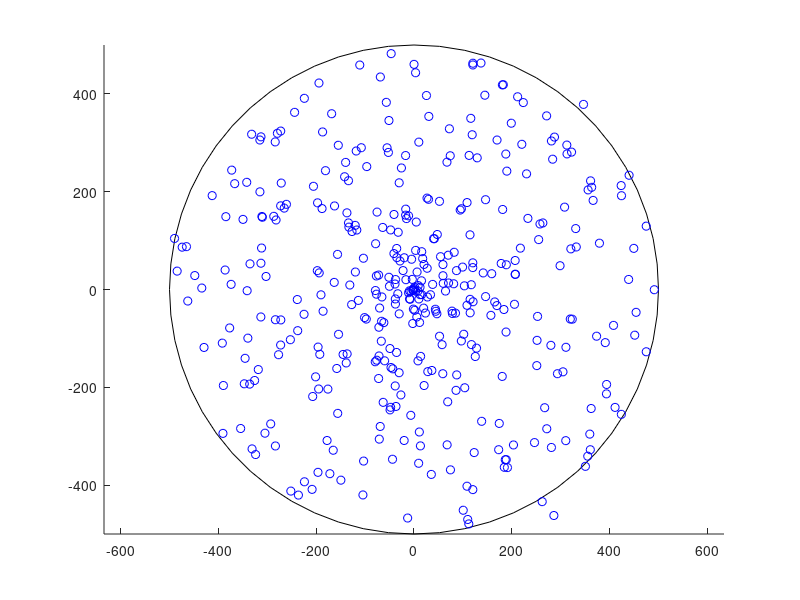

The MATLAB script that drew this image: (Note: this script raises an error after producing the figure.)
function energy_consumption_comparison
%
%
% Record of revisions:
%   Data               Programmer            Description of language
%  ======            =============          =========================
% 18/09/2017          Xiang Yin                    Original
% 

% alpha = 0.5 : 0.5 : 4;
% belta = 0.01 : 0.01 : 0.06;
mu = 0.1 : 0.1 : 0.9;

num_app = 300;          % number of application
num_task = 15;          % number of tasks in an application

%%%%%%%%%%%%%%%%%%%% parameters for WSN %%%%%%%%%%%%%%%%%%%%%%%%%%%%

% Field Dimensions - we account for a circular area 
radius = 500;             % the radius of the circular area

% number of resource type in the system
resource_type = 6;

% Coordinates of Sink node which is placed on origin
sink_x = 0;
sink_y = 0;

% Number of nodes
num_node = 400;
num_node_in_cluster = 20;

% Number of cluster
num_cluster = num_node / num_node_in_cluster;  % each cluster contains 10 sensor nodes on average

% Initialize coordinate of each sensor node, here, the sensor nodes are
% uniformly distributed in the area
node_cluster = zeros(1, num_node);
for i = 1 : num_node
    rand_radius = radius * rand;
    temp = mod(i, num_cluster);
    if temp == 0
        temp = num_cluster;
    end
    node_position_x(i) = rand_radius * cos((temp - 1) * (2 * pi / num_cluster) + (2 * pi / num_cluster) * rand);
    node_position_y(i) = rand_radius * sin((temp - 1) * (2 * pi / num_cluster) + (2 * pi / num_cluster) * rand);
    node_cluster(i) = temp;         % the cluster node i is located
end
figure(1);
rectangle('Position',[-radius,-radius,2 * radius,2 * radius],'Curvature',[1,1]),axis equal;
hold on;
plot(node_position_x, node_position_y, 'bo');

%%%%%%%%%%%% parameters for sensor nodes %%%%%%%%%%%%%%%
node_resource = zeros(1, num_node);
node_resource = randi([1, resource_type], 1, num_node);   % assign each node a specific resource type

%%%%%%%%%%%% parameters for sensor energy %%%%%%%%%%%%%%%

E_elec = 50 * 0.000000001;     % electroincs energy, which is the same for transimtter and receiver
Efs = 10 * 0.000000000001;      % amplifier energy for free space channel
% E_elec = 50 * 0.0000001;     % electroincs energy, which is the same for transimtter and receiver
% Efs = 10 * 0.0000000001;      % amplifier energy for free space channel
L = randi([40000, 60000]);       % bits of information for completing a sub-task

%%%%%%%%%%%%%%%%%%%%%%%%% END OF PARAMETERS %%%%%%%%%%%%%%%%%%%%%%%%

% in each cluster, randomly designate a node as the cluster head
cluster_head = zeros(1, num_cluster);
for i = 1 : num_cluster
    cluster_head(i) = i;
end
% compute the distance between each pair of cluster head and the sink node
dist_sink_head = zeros(1, num_cluster);
for i = 1 : num_cluster
    dist_sink_head(i) = sqrt((node_position_x(cluster_head(i))) ^ 2 + (node_position_y(cluster_head(i))) ^ 2);
end

% compute the distance between each node and the cluster head
dist_head_node = zeros(num_cluster, num_node_in_cluster);
for i = 1 : num_node
    cluster_index = node_cluster(i);
    index = fix(i / num_cluster) + 1;      % when i=num_cluster, a singular value appears, it is handled below
    dist_head_node(cluster_index, index) = sqrt((node_position_x(cluster_index) - node_position_x(i)) ^ 2 + (node_position_y(cluster_index) - node_position_y(i)) ^ 2);
end
% adjust the matrix of cluster head node distance
for i = 1 : num_node_in_cluster
    dist_head_node(num_cluster, i) = dist_head_node(num_cluster, i + 1);
end
dist_head_node(:, num_node_in_cluster + 1) = [];

% count the resources of each cluster
cluster_resource = zeros(num_cluster, resource_type);
for i = 1 : num_node
    temp = node_resource(i);
    cluster_resource(node_cluster(i), temp) = 1;
end

task_resource = cell(1, num_app);
task_cluster = cell(1, num_app);
for n = 1 : num_app

    task_resource_temp = zeros(num_task, resource_type);
    for i = 1 : num_task
        task_resource_type = randi([2, resource_type]);  % for a task, it demands a specific number of resources which is in the range [2, application_resource_type]
        temp = randperm(resource_type);
        task_resource_temp(i, temp(1 : task_resource_type)) = 1;
    end
    task_resource{1, n} = task_resource_temp;
    
    task_cluster_temp = zeros(num_task, num_cluster);
    for i = 1 : num_task
        for j = 1 : num_cluster
            if all(cluster_resource(j, :) >= task_resource_temp(i, :))  %the resources of the cluster cover the required resources of the task
                task_cluster_temp(i, j) = 1;
            end
        end
    end
    task_cluster{1, n} = task_cluster_temp;
end

WSN_E_consum_all = zeros(1, length(mu));
std_residual_E = zeros(1, length(mu));

% for k = 1 : length(alpha)
%     for m = 1 : length(belta)
%         %times = 0.5 * ones(1, num_node);    % initialize the times a node has been used
%         WSN_E_consum_app = zeros(1, num_app);
%         ini_E = 2 * ones(1, num_node);             % initial energy of each node
%         for n = 1 : num_app
%             % allocate tasks to clusters using Dynamic Programming
%             [WSN_E_consum, E_consume_allocated_node_result, allocated_task_cluster, task_allocated_node_result] = task_allocation_to_cluster(mu, num_node, num_task, num_cluster, task_cluster{1, n}, node_cluster, L, E_elec, Efs, node_resource, task_resource{1, n}, dist_head_node, ini_E, alpha(k), belta(m))
%             for i = 1 : length(task_allocated_node_result)
%                 %times(task_allocated_node_result(i)) = times(task_allocated_node_result(i)) + 1;     % update the times a node has been used
%                 ini_E(task_allocated_node_result(i)) = ini_E(task_allocated_node_result(i)) - E_consume_allocated_node_result(i);    % update the residual of each node
%             end
%             
%             E_consum_head_sink = zeros(1, num_task);
%             for i = 1 : num_task
%                 L_task = length(find(task_resource{1, n}(i, :) ~= 0));      % the number of required resources of task i
%                 E_consum_head_sink(i) = (L_task * E_elec + L_task * Efs * dist_sink_head(allocated_task_cluster(i))^2);   % energy consumption for sending data from cluster head of task i to sink node
%             end
%             
%             WSN_E_consum_app(n) = WSN_E_consum + sum(E_consum_head_sink);             % record the overall energy consumption in each application
%         end
%         WSN_E_consum_belta(k, m) = sum(WSN_E_consum_app);
%         
%         ini_E(1 : num_cluster) = [];         % remove the residual energy of cluster head when computing the std of residual energy
%         std_residual_E_belta(k, m) = std(ini_E);     % calculate the standard deviation of the residual energy of nodes
%     end
% end

% allocated_task_cluster_matrix = cell(1, length(mu));
% task_allocated_node_result_matrix = cell(1, length(mu));
for k = 1 : length(mu)
    WSN_E_consum_app = zeros(1, num_app);
    ini_E = 12 * ones(1, num_node);             % initial energy of each node
    for n = 1 : num_app
        % allocate tasks to clusters using Dynamic Programming
        [WSN_E_consum, E_consume_allocated_node_result, allocated_task_cluster, task_allocated_node_result] = task_allocation_to_cluster(mu(k), num_node, num_task, num_cluster, task_cluster{1, n}, node_cluster, L, E_elec, Efs, node_resource, task_resource{1, n}, dist_head_node, ini_E)
%         allocated_task_cluster_matrix{1, k}(n, :) = allocated_task_cluster;
%         task_allocated_node_result_matrix{1, k}(n, 1 : length(task_allocated_node_result)) = task_allocated_node_result;
        
        for i = 1 : length(task_allocated_node_result)
            %times(task_allocated_node_result(i)) = times(task_allocated_node_result(i)) + 1;     % update the times a node has been used
            ini_E(task_allocated_node_result(i)) = ini_E(task_allocated_node_result(i)) - E_consume_allocated_node_result(i) * 5;    % update the residual of each node
        end
        
        E_consum_head_sink = zeros(1, num_task);
        for i = 1 : num_task
            L_task = length(find(task_resource{1, n}(i, :) ~= 0));      % the number of required resources of task i
            E_consum_head_sink(i) = (L_task * E_elec + L_task * Efs * dist_sink_head(allocated_task_cluster(i))^2);   % energy consumption for sending data from cluster head of task i to sink node
        end
        
        WSN_E_consum_app(n) = WSN_E_consum + sum(E_consum_head_sink);             % record the overall energy consumption in each application
    end
    WSN_E_consum_all(k) = sum(WSN_E_consum_app);
    
    ini_E(1 : num_cluster) = [];         % remove the residual energy of cluster head when computing the std of residual energy
    E_std_residual(k) = std(ini_E);     % calculate the standard deviation of the residual energy of nodes
end

figure(2);
plot(mu, WSN_E_consum_all, 'ro', mu, WSN_E_consum_all, '--');
xlabel('\mu');
ylabel('energy consumption');

figure(3);
plot(mu, E_std_residual, 'bx', mu, E_std_residual, '--');
xlabel('\mu');
ylabel('standard deviation of residual energy');

end